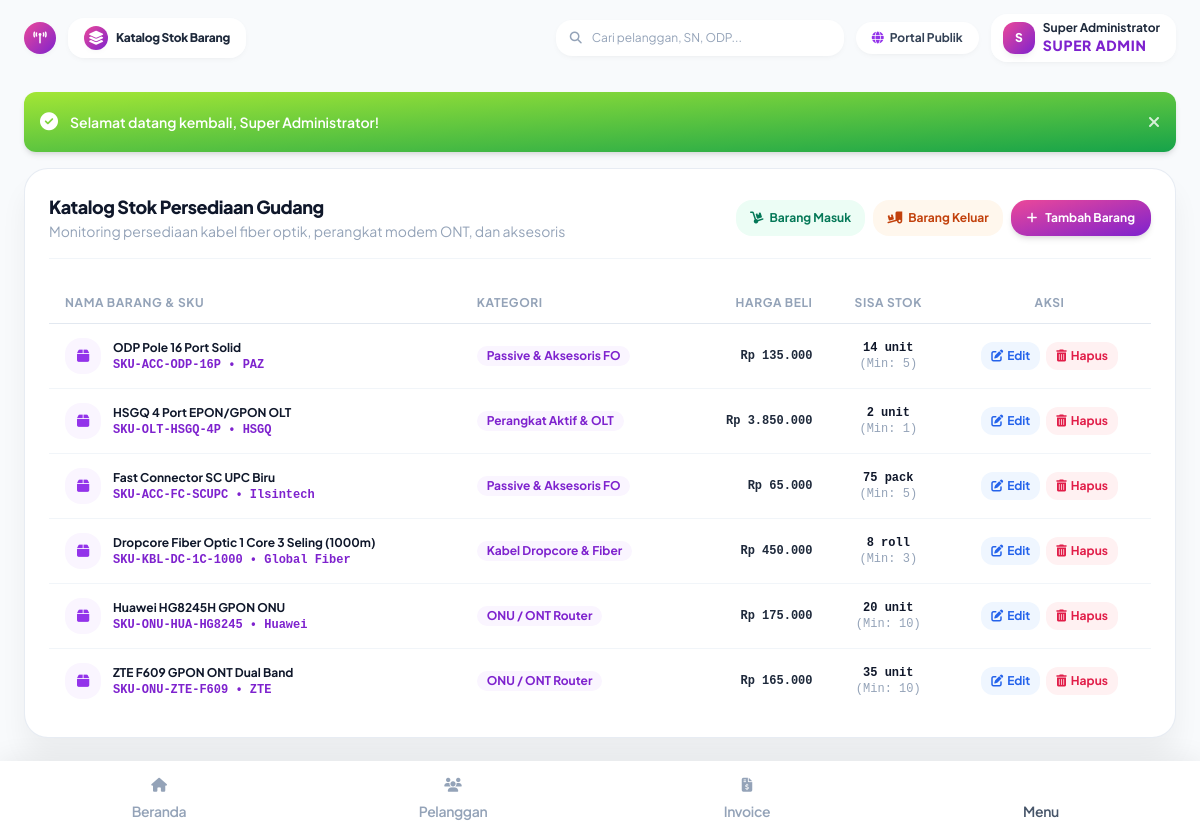
/index.php?page=inventory (signed in), run on an earlier commit of the app's database.
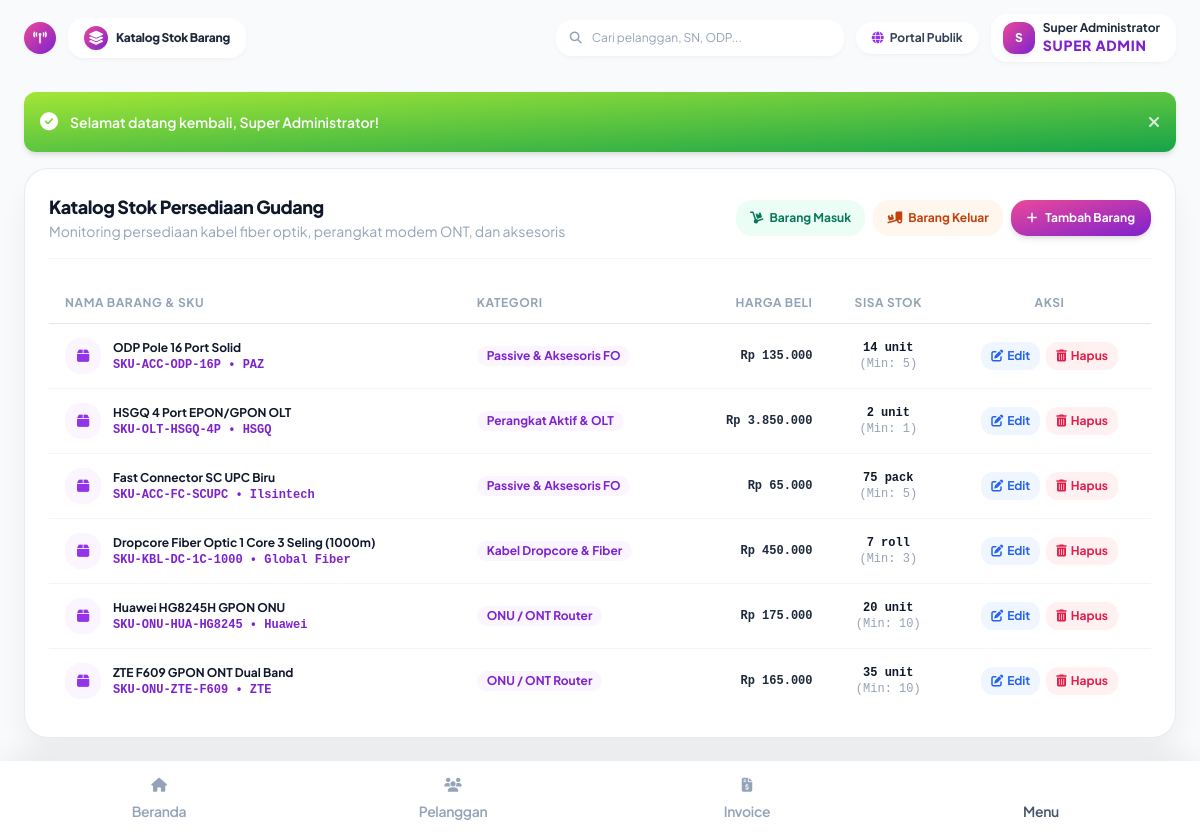
And on a later commit of the database.
### tables this page shows
CREATE TABLE inventory_items (
    id INTEGER PRIMARY KEY AUTOINCREMENT,
    sku TEXT NOT NULL UNIQUE,
    name TEXT NOT NULL,
    category_id INTEGER,
    brand TEXT,
    model TEXT,
    unit TEXT NOT NULL DEFAULT 'pcs',
    purchase_price INTEGER NOT NULL DEFAULT 0,
    selling_price INTEGER NOT NULL DEFAULT 0,
    min_stock INTEGER NOT NULL DEFAULT 5,
    current_stock INTEGER NOT NULL DEFAULT 0,
    warehouse_id INTEGER,
    supplier_id INTEGER,
    image TEXT,
    description TEXT,
    status TEXT NOT NULL DEFAULT 'active',
    created_at DATETIME DEFAULT CURRENT_TIMESTAMP,
    updated_at DATETIME DEFAULT CURRENT_TIMESTAMP,
    FOREIGN KEY (category_id) REFERENCES inventory_categories(id) ON DELETE SET NULL,
    FOREIGN KEY (warehouse_id) REFERENCES warehouses(id) ON DELETE SET NULL,
    FOREIGN KEY (supplier_id) REFERENCES suppliers(id) ON DELETE SET NULL
);

CREATE TABLE inventory_categories (
    id INTEGER PRIMARY KEY AUTOINCREMENT,
    name TEXT NOT NULL,
    description TEXT
);

### app/Controllers/InventoryController.php (called while the page is built, shortened)
<?php
require_once __DIR__ . '/../Helpers/Helper.php';
class InventoryController {
    public function index(): void {
        $pdo = getDbConnection();
        $items = $pdo->query("
            SELECT i.*, c.name as category_name, w.name as warehouse_name
            FROM inventory_items i
            LEFT JOIN inventory_categories c ON i.category_id = c.id
            LEFT JOIN warehouses w ON i.warehouse_id = w.id
            ORDER BY i.id DESC
        ")->fetchAll();
        require __DIR__ . '/../Views/inventory/index.php';
        require __DIR__ . '/../Views/layouts/main.php';
    }
}

### app/Helpers/Helper.php (called while the page is built, shortened)
<?php
class Helper {
    public static function e(?string $value): string {
        return htmlspecialchars($value ?? '', ENT_QUOTES, 'UTF-8');
    }
    public static function formatRupiah(int|float $amount, bool $withSymbol = true): string {
        $formatted = number_format((float)$amount, 0, ',', '.');
        return $withSymbol ? 'Rp ' . $formatted : $formatted;
    }
}

### app/Views/inventory/index.php (the view, shortened to what the changed rows need)
<div class="bg-white rounded-3xl p-6 border border-slate-200/80 shadow-soft-xl space-y-6">
  <div class="overflow-x-auto">
    <table class="w-full text-xs text-left">
      <thead>
        <tr class="border-b border-slate-200 text-slate-400 uppercase text-3xs tracking-wider">
          <th class="py-3 px-4 font-bold">Nama Barang & SKU</th>
          <th class="py-3 px-4 font-bold">Kategori</th>
          <th class="py-3 px-4 font-bold text-right">Harga Beli</th>
          <th class="py-3 px-4 font-bold text-center">Sisa Stok</th>
          <th class="py-3 px-4 font-bold text-center">Aksi</th>
        </tr>
      </thead>
      <tbody class="divide-y divide-slate-100">
        <?php if (empty($items)): ?>
        <tr>
          <td colspan="5" class="py-12 text-center text-slate-400">
            <i class="fa-solid fa-boxes-stacked text-3xl mb-2 block text-slate-300"></i>
            Belum ada data barang di inventaris gudang
          </td>
        </tr>
        <?php else: ?>
          <?php foreach ($items as $item):
            $isLow = ($item['current_stock'] <= $item['min_stock']);
          ?>
          <tr class="hover:bg-slate-50/80 transition-colors">
            <td class="py-3.5 px-4 whitespace-nowrap">
              <div class="flex items-center gap-3">
                <div class="w-9 h-9 rounded-2xl bg-purple-50 text-purple-600 flex items-center justify-center text-sm font-black shrink-0">
                  <i class="fa-solid fa-box"></i>
                </div>
                <div>
                  <span class="text-xs font-bold text-slate-900 block"><?php echo Helper::e($item['name']); ?></span>
                  <span class="text-3xs text-purple-700 font-mono font-bold"><?php echo Helper::e($item['sku']); ?> &bull; <?php echo Helper::e($item['brand'] ?: 'Generic'); ?></span>
                </div>
              </div>
            </td>
            <td class="py-3.5 px-4 whitespace-nowrap text-xs text-slate-600">
              <span class="px-2.5 py-0.5 rounded-xl bg-purple-50 text-purple-700 font-bold text-3xs inline-block">
                <?php echo Helper::e($item['category_name'] ?: 'Umum'); ?>
              </span>
            </td>
            <td class="py-3.5 px-4 text-right whitespace-nowrap text-xs font-bold text-slate-800 font-mono">
              <?php echo Helper::formatRupiah($item['purchase_price']); ?>
            </td>
            <td class="py-3.5 px-4 text-center whitespace-nowrap text-xs font-mono">
              <span class="font-bold <?php echo $isLow ? 'text-red-600' : 'text-slate-900'; ?>">
                <?php echo $item['current_stock']; ?> <?php echo Helper::e($item['unit']); ?>
              </span>
              <span class="text-3xs text-slate-400 block font-normal">(Min: <?php echo $item['min_stock']; ?>)</span>
            </td>
            <td class="py-3.5 px-4 text-center whitespace-nowrap">
              <div class="flex items-center justify-center gap-1.5">
                <button type="button"
                        onclick='openEditItemModal(<?php echo htmlspecialchars(json_encode($item), ENT_QUOTES, "UTF-8"); ?>)'
                        class="px-2.5 py-1.5 text-blue-600 hover:text-blue-700 bg-blue-50 hover:bg-blue-100 rounded-xl font-bold text-2xs transition-colors inline-flex items-center gap-1"
                        title="Edit Data Barang">
                  <i class="fa-solid fa-pen-to-square text-xs"></i>
                  <span>Edit</span>
                </button>
                <button type="button"
                        onclick="confirmDeleteItem(<?php echo $item['id']; ?>, '<?php echo Helper::e(addslashes($item['name'])); ?>', <?php echo (int)$item['current_stock']; ?>)"
                        class="px-2.5 py-1.5 text-rose-600 hover:text-rose-700 bg-rose-50 hover:bg-rose-100 rounded-xl font-bold text-2xs transition-colors inline-flex items-center gap-1"
                        title="Hapus Barang">
                  <i class="fa-solid fa-trash-can text-xs"></i>
                  <span>Hapus</span>
                </button>
              </div>
            </td>
          </tr>
          <?php endforeach; ?>
        <?php endif; ?>
      </tbody>
    </table>
  </div>
</div>

What changed in the data, as far as the page shows it:
changed inventory_items "Dropcore Fiber Optic 1 Core 3 Seling (1000m)": current_stock "8" → "7"
